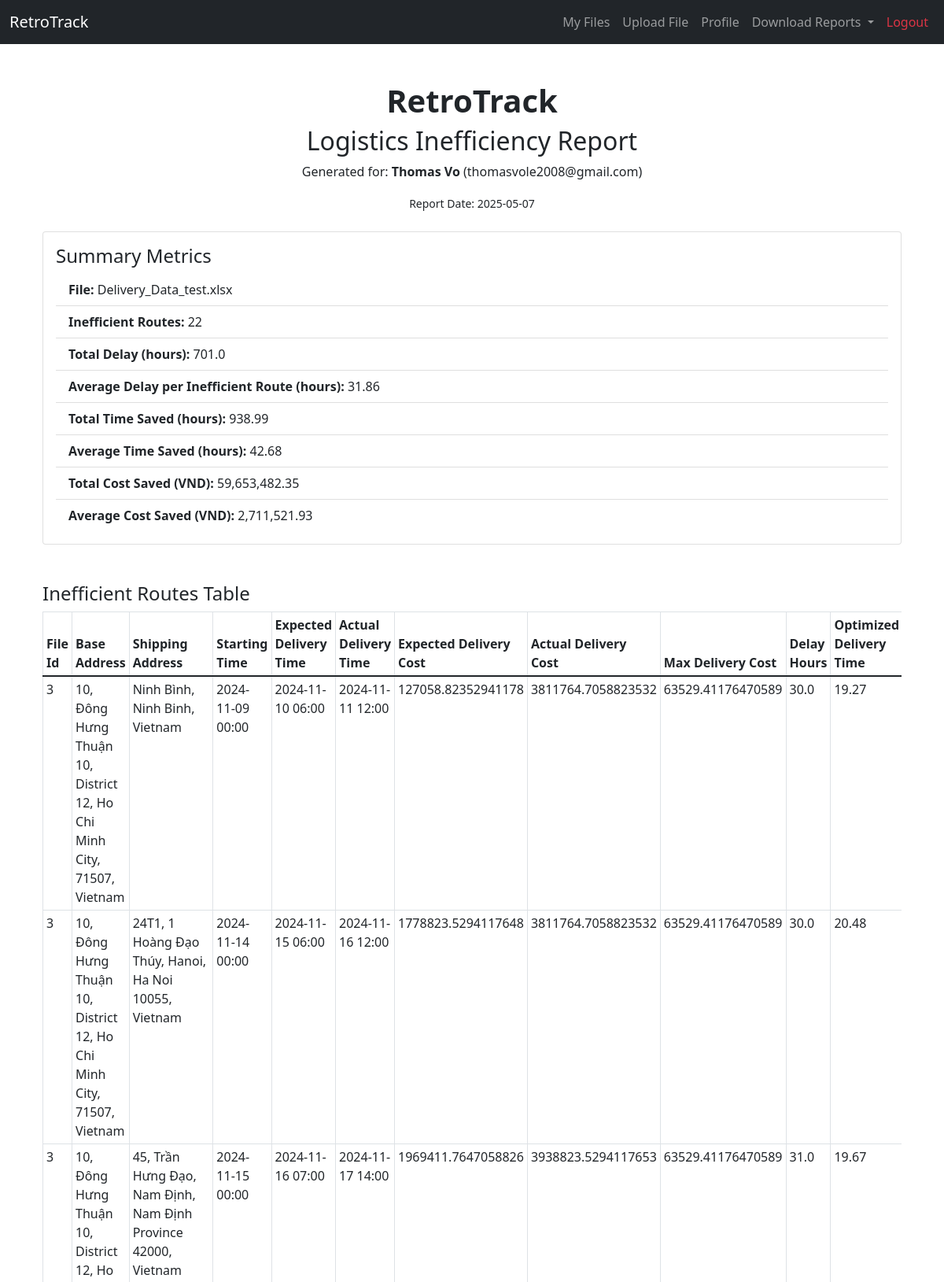
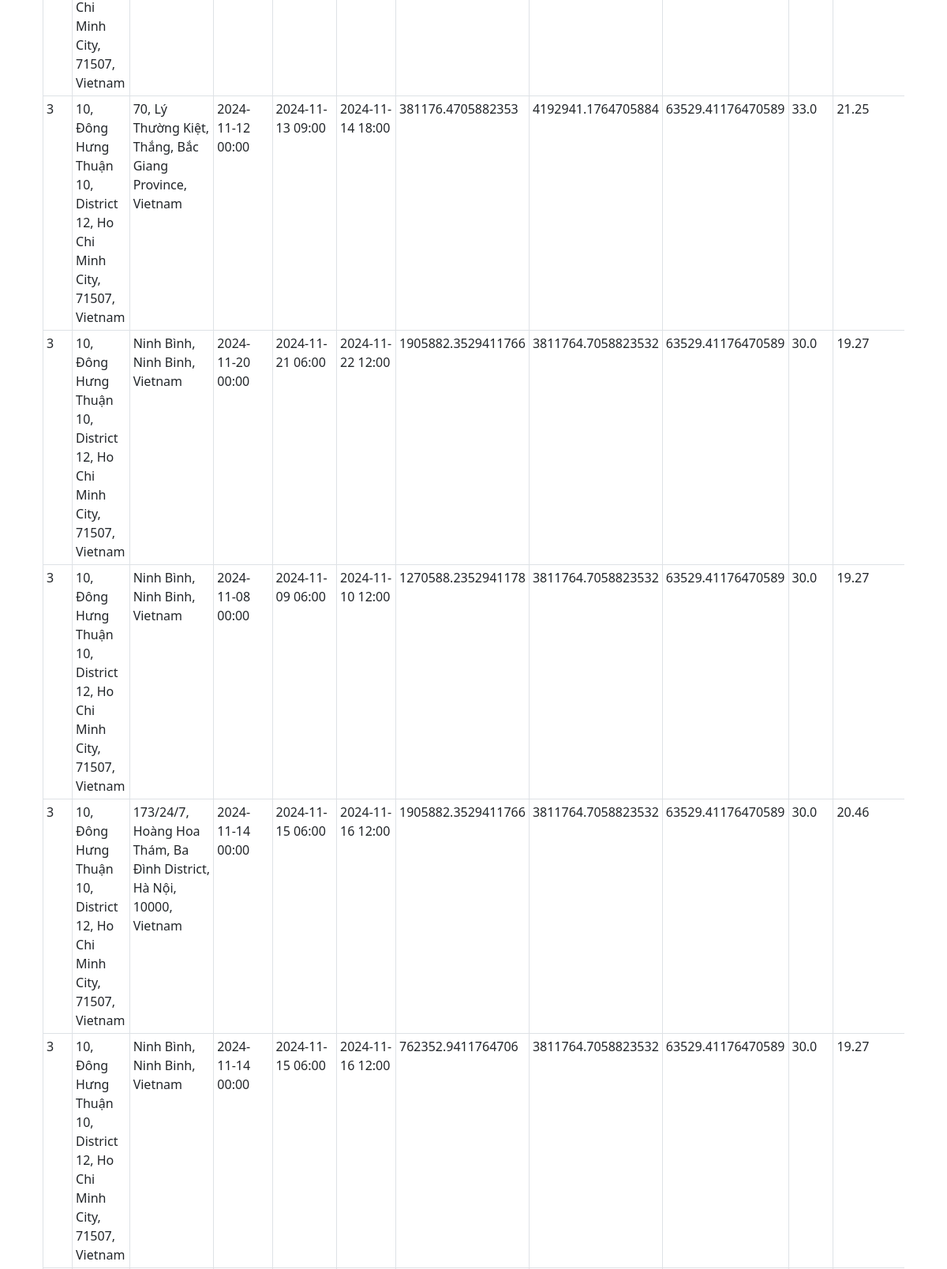
Page /report/3 (signed in, upper part) on the committed database (2 pictures, top to bottom).
### app/models.py (models this page shows, shortened)
class User(db.Model):
    id = db.Column(db.Integer, primary_key=True)
    first_name = db.Column(db.String(100), nullable=False)
    last_name = db.Column(db.String(100), nullable=False)
    email = db.Column(db.String(120), unique=True, nullable=False)
    password = db.Column(db.String(60), nullable=False)

class File(db.Model):
    id = db.Column(db.Integer, primary_key=True)
    filename = db.Column(db.String(255), nullable=False)
    upload_date = db.Column(db.DateTime, nullable=False, default=datetime.utcnow)
    size = db.Column(db.Float, nullable=False)
    user_id = db.Column(db.Integer, nullable=False)
    parsed_data = db.Column(db.Text, nullable=True)

class InefficientRoute(db.Model):
    id = db.Column(db.Integer, primary_key=True)
    file_id = db.Column(db.Integer, db.ForeignKey('file.id'), nullable=False)
    base_address = db.Column(db.String(255), nullable=False)
    shipping_address = db.Column(db.String(255), nullable=False)
    starting_time = db.Column(db.DateTime, nullable=False)
    expected_delivery_time = db.Column(db.DateTime, nullable=False)
    actual_delivery_time = db.Column(db.DateTime, nullable=False)
    expected_delivery_cost = db.Column(db.Float, nullable=False)
    actual_delivery_cost = db.Column(db.Float, nullable=False)
    max_delivery_cost = db.Column(db.Float, nullable=False)
    optimized_delivery_time = db.Column(db.Float, nullable=True)
    time_saved = db.Column(db.Float, nullable=True)

### app/report_routes.py (the view)
@app.route('/report/<int:file_id>')
def report_preview(file_id):
    if 'user_id' not in session:
        flash("Login required.", "danger")
        return redirect(url_for('login'))
    user = User.query.get(session['user_id'])
    summary = generate_summary(file_id, user)
    chart_url = f"/static/plots/cost_waste_{file_id}.png"
    return render_template(
        "report_preview.html",
        summary=summary,
        file_id=file_id,
        chart_url=chart_url
    )

### app/helpers/geoapify.py (called while the page is built)
def update_cached_routes(routes):
    updated = False
    for r in routes:
        if r.optimized_delivery_time is None or r.time_saved is None:
            opt_time = get_optimized_route_time(r.base_address, r.shipping_address)
            if opt_time is not None:
                actual_dur = (r.actual_delivery_time - r.starting_time).total_seconds() / 3600.0
                if actual_dur > opt_time:
                    r.optimized_delivery_time = round(opt_time, 2)
                    r.time_saved = round(actual_dur - opt_time, 2)
                    updated = True
    if updated:
        try:
            db.session.commit()
        except Exception as e:
            db.session.rollback()
            print("Error committing route updates:", e)

### app/routes.py (called while the page is built)
@app.context_processor
def inject_now():
    return {"now": datetime.utcnow()}

@app.context_processor
def inject_user_files():
    if 'user_id' in session:
        files = File.query.filter_by(user_id=session['user_id']).all()
    else:
        files = []
    return dict(user_files=files)

### app/templates/report_preview.html (shortened to what this page needs)
{% extends "base.html" %}
{% block content %}
    <div class="container my-5">
        <div class="text-center mb-4">
            <h1 class="fw-bold">RetroTrack</h1>
            <h2 class="mt-2">Logistics Inefficiency Report</h2>
            <p>Generated for: <strong>{{ summary.user_name }}</strong> ({{ summary.user_email }})</p>
            <p><small>Report Date: {{ now.strftime('%Y-%m-%d') }}</small></p>
        </div>
        <div class="card mb-4">
            <div class="card-body">
                <h4 class="card-title">Summary Metrics</h4>
                <ul class="list-group list-group-flush">
                    <li class="list-group-item"><strong>File:</strong> {{ summary.file_name }}</li>
                    <li class="list-group-item"><strong>Inefficient Routes:</strong> {{ summary.inefficient_routes }}
                    </li>
                    <li class="list-group-item"><strong>Total Delay (hours):</strong> {{ summary.total_delayed_hours }}
                    </li>
                    <li class="list-group-item"><strong>Average Delay per Inefficient Route
                        (hours):</strong> {{ summary.avg_delayed_hours }}</li>
                    <li class="list-group-item"><strong>Total Time Saved
                        (hours):</strong> {{ summary.total_time_saved }}</li>
                    <li class="list-group-item"><strong>Average Time Saved
                        (hours):</strong> {{ summary.avg_time_saved }}</li>
                    <li class="list-group-item"><strong>Total Cost Saved
                        (VND):</strong> {{ "{:,}".format(summary.total_cost_saved) }}</li>
                    <li class="list-group-item"><strong>Average Cost Saved
                        (VND):</strong> {{ "{:,}".format(summary.avg_cost_saved) }}</li>
                </ul>
            </div>
        </div>
        {% if summary.ineff_table %}
            <h4 class="mt-5">Inefficient Routes Table</h4>
            <div class="table-responsive">
                <table class="table table-bordered table-sm">
                    <thead>
                    <tr>
                        {% for key in summary.ineff_table[0].keys() %}
                            <th>{{ key.replace('_', ' ').title() }}</th>
                        {% endfor %}
                    </tr>
                    </thead>
                    <tbody>
                    {% for row in summary.ineff_table %}
                        <tr>
                            {% for value in row.values() %}
                                <td>{{ value }}</td>
                            {% endfor %}
                        </tr>
                    {% endfor %}
                    </tbody>
                </table>
            </div>
        {% endif %}
    </div>
{% endblock %}

### rows in the picture
User: user_email "thomasvole2008@gmail.com"
File: file_name "Delivery_Data_test.xlsx"
InefficientRoute: values "3" "2024-11-09 00:00" "2024-11-10 06:00" "2024-11-11 12:00" "30.0", base_address "10, Đông Hưng Thuận 10, District 12, Ho Chi Minh City, 71507, Vietnam", shipping_address "Ninh Bình, Ninh Binh, Vietnam", expected_delivery_cost "127058.82352941178", actual_delivery_cost "3811764.7058823532", max_delivery_cost "63529.41176470589", optimized_delivery_time "19.27"
InefficientRoute: values "3" "2024-11-14 00:00" "2024-11-15 06:00" "2024-11-16 12:00" "30.0", base_address "10, Đông Hưng Thuận 10, District 12, Ho Chi Minh City, 71507, Vietnam", shipping_address "24T1, 1 Hoàng Đạo Thúy, Hanoi, Ha Noi 10055, Vietnam", expected_delivery_cost "1778823.5294117648", actual_delivery_cost "3811764.7058823532", max_delivery_cost "63529.41176470589", optimized_delivery_time "20.48"
InefficientRoute: values "3" "2024-11-15 00:00" "2024-11-16 07:00" "2024-11-17 14:00" "31.0", base_address "10, Đông Hưng Thuận 10, District 12, Ho Chi Minh City, 71507, Vietnam", shipping_address "45, Trần Hưng Đạo, Nam Định, Nam Định Province 42000, Vietnam", expected_delivery_cost "1969411.7647058826", actual_delivery_cost "3938823.5294117653", max_delivery_cost "63529.41176470589", optimized_delivery_time "19.67"
InefficientRoute: values "3" "2024-11-12 00:00" "2024-11-13 09:00" "2024-11-14 18:00" "33.0", base_address "10, Đông Hưng Thuận 10, District 12, Ho Chi Minh City, 71507, Vietnam", shipping_address "70, Lý Thường Kiệt, Thắng, Bắc Giang Province, Vietnam", expected_delivery_cost "381176.4705882353", actual_delivery_cost "4192941.1764705884", max_delivery_cost "63529.41176470589", optimized_delivery_time "21.25"
InefficientRoute: values "3" "2024-11-20 00:00" "2024-11-21 06:00" "2024-11-22 12:00" "30.0", base_address "10, Đông Hưng Thuận 10, District 12, Ho Chi Minh City, 71507, Vietnam", shipping_address "Ninh Bình, Ninh Binh, Vietnam", expected_delivery_cost "1905882.3529411766", actual_delivery_cost "3811764.7058823532", max_delivery_cost "63529.41176470589", optimized_delivery_time "19.27"
InefficientRoute: values "3" "2024-11-08 00:00" "2024-11-09 06:00" "2024-11-10 12:00" "30.0", base_address "10, Đông Hưng Thuận 10, District 12, Ho Chi Minh City, 71507, Vietnam", shipping_address "Ninh Bình, Ninh Binh, Vietnam", expected_delivery_cost "1270588.2352941178", actual_delivery_cost "3811764.7058823532", max_delivery_cost "63529.41176470589", optimized_delivery_time "19.27"
InefficientRoute: values "3" "2024-11-14 00:00" "2024-11-15 06:00" "2024-11-16 12:00" "30.0", base_address "10, Đông Hưng Thuận 10, District 12, Ho Chi Minh City, 71507, Vietnam", shipping_address "173/24/7, Hoàng Hoa Thám, Ba Đình District, Hà Nội, 10000, Vietnam", expected_delivery_cost "1905882.3529411766", actual_delivery_cost "3811764.7058823532", max_delivery_cost "63529.41176470589", optimized_delivery_time "20.46"
InefficientRoute: values "3" "2024-11-14 00:00" "2024-11-15 06:00" "2024-11-16 12:00" "30.0", base_address "10, Đông Hưng Thuận 10, District 12, Ho Chi Minh City, 71507, Vietnam", shipping_address "Ninh Bình, Ninh Binh, Vietnam", expected_delivery_cost "762352.9411764706", actual_delivery_cost "3811764.7058823532", max_delivery_cost "63529.41176470589", optimized_delivery_time "19.27"

### other values in the picture
{{ summary.user_name }} "Thomas Vo"
{{ summary.inefficient_routes }} "22"
{{ summary.total_delayed_hours }} "701.0"
{{ summary.avg_delayed_hours }} "31.86"
{{ summary.total_time_saved }} "938.99"
{{ summary.avg_time_saved }} "42.68"
{{ "{:,}".format(summary.total_cost_saved) }} "59,653,482.35"
{{ "{:,}".format(summary.avg_cost_saved) }} "2,711,521.93"
{{ key.replace('_', ' ').title() }} "File Id" "Base Address" "Shipping Address" "Starting Time" "Expected Delivery Time" "Actual Delivery Time" "Expected Delivery Cost" "Actual Delivery Cost" "Max Delivery Cost" "Delay Hours" "Optimized Delivery Time"
